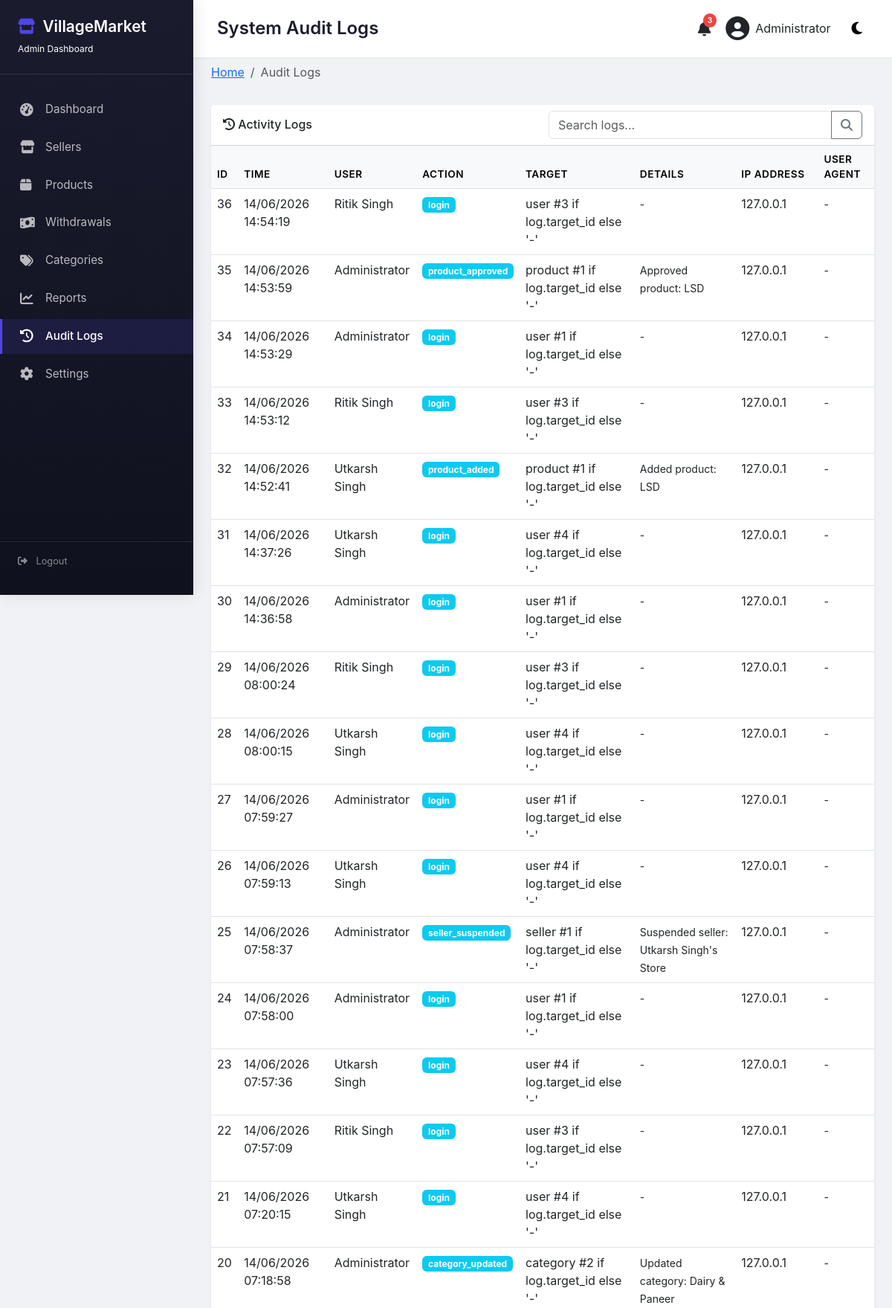
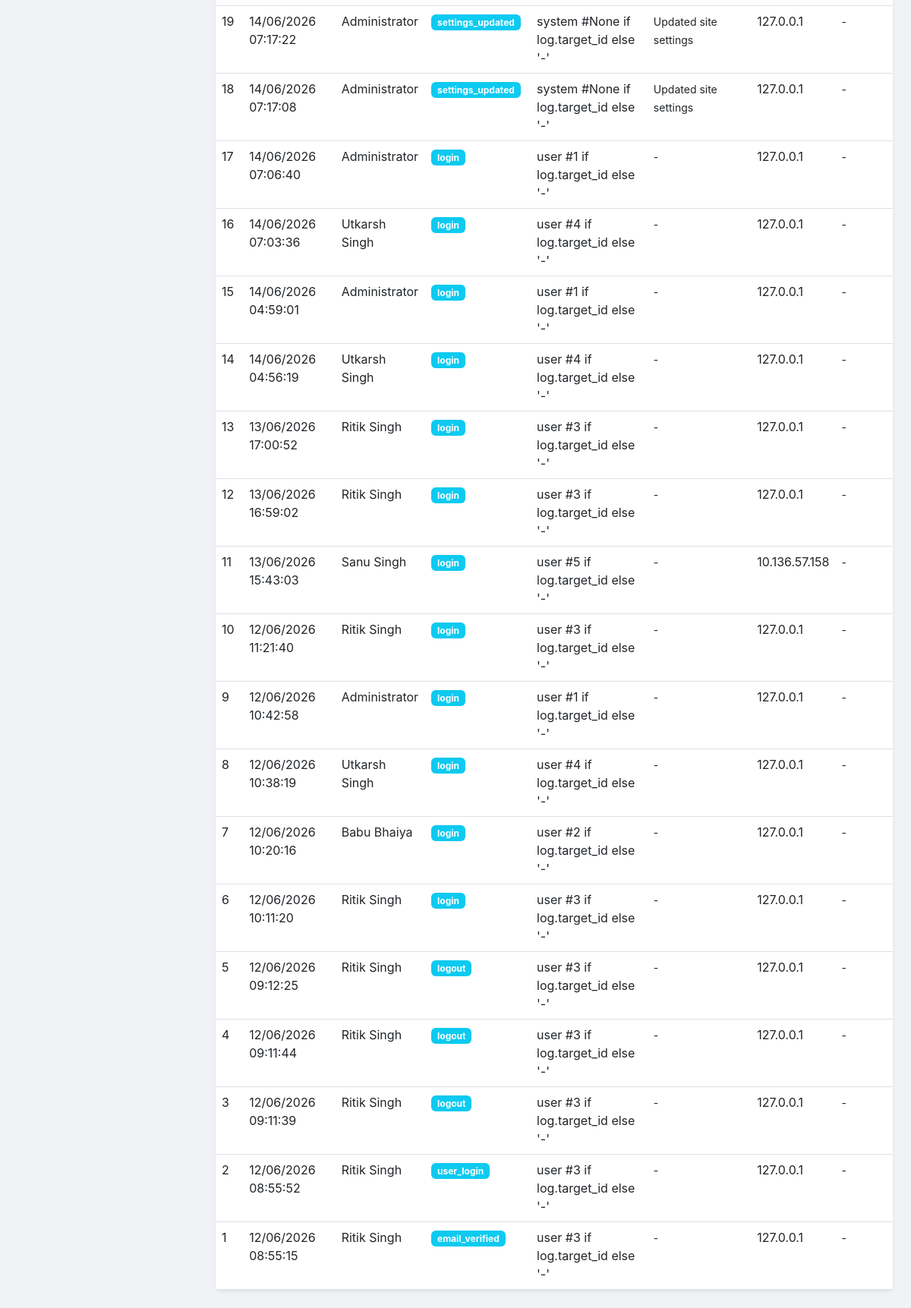
Screenshot of /admin/audit-logs (signed in) with the database file from the repository (2 pictures, top to bottom).
### models/user.py (models this page shows, shortened)
class User(UserMixin, db.Model):
    __tablename__ = 'users'
    id = db.Column(db.Integer, primary_key=True)
    name = db.Column(db.String(100), nullable=False)
    email = db.Column(db.String(120), unique=True, nullable=False)
    mobile = db.Column(db.String(20), unique=True, nullable=False)
    password_hash = db.Column(db.String(200), nullable=False)
    role = db.Column(db.String(20), nullable=False,
                     default='customer')  # admin, seller, customer
    is_active = db.Column(db.Boolean, default=False)  # email verified
    is_suspended = db.Column(db.Boolean, default=False)
    created_at = db.Column(db.DateTime, default=datetime.utcnow)
    updated_at = db.Column(
        db.DateTime, default=datetime.utcnow, onupdate=datetime.utcnow)
    customer_profile = db.relationship(
        'Customer', backref='user', uselist=False, cascade='all, delete-orphan')
    seller_profile = db.relationship(
        'Seller', backref='user', uselist=False, cascade='all, delete-orphan')
    notifications = db.relationship(
        'Notification', backref='user', lazy='dynamic')
    audit_logs = db.relationship('AuditLog', backref='user', lazy='dynamic')

### models/audit.py (models this page shows)
class AuditLog(db.Model):
    __tablename__ = 'audit_logs'
    id = db.Column(db.Integer, primary_key=True)
    user_id = db.Column(db.Integer, db.ForeignKey('users.id'))
    action = db.Column(db.String(100), nullable=False)
    target_type = db.Column(db.String(50))
    target_id = db.Column(db.Integer)
    details = db.Column(db.Text)
    ip_address = db.Column(db.String(45))
    user_agent = db.Column(db.String(200))
    created_at = db.Column(db.DateTime, default=datetime.utcnow)

### routes/admin.py (the view, shortened to what this page needs)
@admin_bp.route('/audit-logs')
@login_required
@admin_required
def audit_logs():
    page = request.args.get('page', 1, type=int)
    search = request.args.get('search', '')
    per_page = 50
    query = AuditLog.query
    logs = query.order_by(AuditLog.created_at.desc()).paginate(
        page=page, per_page=per_page)
    return render_template('admin/audit_logs.html', logs=logs, search=search)

### templates/admin/audit_logs.html (shortened to what this page needs)
{% extends "admin/base.html" %}
{% block page_title %}System Audit Logs{% endblock %}
{% block breadcrumb %}
<li class="breadcrumb-item active">Audit Logs</li>
{% endblock %}
{% block content %}
<div class="card border-0 shadow-sm">
    <div class="card-header bg-white">
        <div class="row g-3 align-items-center">
            <div class="col-md-6">
                <h6 class="mb-0"><i class="fas fa-history"></i> Activity Logs</h6>
            </div>
            <div class="col-md-6">
                <div class="input-group">
                    <input type="text" class="form-control" id="searchInput" placeholder="Search logs...">
                    <button class="btn btn-outline-secondary" type="button">
                        <i class="fas fa-search"></i>
                    </button>
                </div>
            </div>
        </div>
    </div>
    <div class="card-body p-0">
        <div class="table-responsive">
            <table class="table table-hover mb-0" id="auditTable">
                <thead class="table-light">
                    <tr>
                        <th>ID</th>
                        <th>Time</th>
                        <th>User</th>
                        <th>Action</th>
                        <th>Target</th>
                        <th>Details</th>
                        <th>IP Address</th>
                        <th>User Agent</th>
                    </tr>
                </thead>
                <tbody>
                    {% for log in logs.items %}
                    <tr>
                        <td>{{ log.id }}</td>
                        <td>{{ log.created_at.strftime('%d/%m/%Y %H:%M:%S') }}</td>
                        <td>{{ log.user.name if log.user else 'System' }}</td>
                        <td>
                            <span class="badge bg-info">{{ log.action }}</span>
                        </td>
                        <td>{{ log.target_type }} #{{ log.target_id }} if log.target_id else '-' </td>
                        <td><small>{{ log.details or '-' }}</small></td>
                        <td>{{ log.ip_address or '-' }}</td>
                        <td><small>{{ log.user_agent[:30] if log.user_agent else '-' }}</small></td>
                    </tr>
                    {% else %}
                    <tr><td colspan="8" class="text-center py-5">No audit logs found</td></tr>
                    {% endfor %}
                </tbody>
            </table>
        </div>
    </div>
</div>
{% endblock %}

### templates/admin/base.html (shortened to what this page needs)
<!DOCTYPE html>
<html lang="en" data-bs-theme="light">
<head>
    <link href="https://cdn.jsdelivr.net/npm/bootstrap@5.3.0/dist/css/bootstrap.min.css" rel="stylesheet">
    <link rel="stylesheet" href="https://cdnjs.cloudflare.com/ajax/libs/font-awesome/6.4.0/css/all.min.css">
</head>
<body>
    <div class="admin-wrapper">
        <div class="admin-sidebar" id="adminSidebar">
            <div class="sidebar-header">
                <h3><i class="fas fa-store"></i> VillageMarket</h3>
                <small class="d-block mt-2" style="font-size: 0.75rem;">Admin Dashboard</small>
            </div>
            <ul class="sidebar-nav">
                <li><a href="{{ url_for('admin.dashboard') }}" class="{% if request.endpoint == 'admin.dashboard' %}active{% endif %}">
                    <i class="fas fa-tachometer-alt"></i> Dashboard
                </a></li>
                <li><a href="{{ url_for('admin.sellers') }}" class="{% if request.endpoint == 'admin.sellers' %}active{% endif %}">
                    <i class="fas fa-store"></i> Sellers
                </a></li>
                <li><a href="{{ url_for('admin.admin_products') }}" class="{% if request.endpoint == 'admin.admin_products' %}active{% endif %}">
                    <i class="fas fa-box"></i> Products
                </a></li>
                <li><a href="{{ url_for('admin.withdrawals') }}" class="{% if request.endpoint == 'admin.withdrawals' %}active{% endif %}">
                    <i class="fas fa-money-bill-wave"></i> Withdrawals
                </a></li>
                <li><a href="{{ url_for('admin.categories') }}" class="{% if request.endpoint == 'admin.categories' %}active{% endif %}">
                    <i class="fas fa-tags"></i> Categories
                </a></li>
                <li><a href="{{ url_for('admin.reports') }}" class="{% if request.endpoint == 'admin.reports' %}active{% endif %}">
                    <i class="fas fa-chart-line"></i> Reports
                </a></li>
                <li><a href="{{ url_for('admin.audit_logs') }}" class="{% if request.endpoint == 'admin.audit_logs' %}active{% endif %}">
                    <i class="fas fa-history"></i> Audit Logs
                </a></li>
                <li><a href="{{ url_for('admin.settings') }}" class="{% if request.endpoint == 'admin.settings' %}active{% endif %}">
                    <i class="fas fa-cog"></i> Settings
                </a></li>
            </ul>
            <div class="sidebar-footer">
                <i class="fas fa-sign-out-alt"></i>
                <a href="{{ url_for('auth.logout') }}" class="text-white-50 text-decoration-none ms-2">Logout</a>
            </div>
        </div>
        <div class="admin-content">
            <div class="admin-topbar">
                <div class="d-flex align-items-center gap-3">
                    <h4 class="page-title mb-0">{% block page_title %}Dashboard{% endblock %}</h4>
                </div>
                <div class="admin-user">
                    <div class="notification-icon">
                        <i class="fas fa-bell fa-lg"></i>
                        <span class="notification-badge">3</span>
                    </div>
                    <div class="user-dropdown" data-bs-toggle="dropdown">
                        <i class="fas fa-user-circle fa-2x"></i>
                        <span class="d-none d-md-inline">{{ current_user.name }}</span>
                    </div>
                    <button class="dark-toggle" id="darkModeToggle">
                        <i class="fas fa-moon"></i>
                    </button>
                </div>
            </div>
            <div class="container-fluid px-4 py-2">
                <nav aria-label="breadcrumb">
                    <ol class="breadcrumb">
                        <li class="breadcrumb-item"><a href="{{ url_for('admin.dashboard') }}">Home</a></li>
                        {% block breadcrumb %}{% endblock %}
                    </ol>
                </nav>
            </div>
            <div class="container-fluid px-4 py-4">
                {% block content %}{% endblock %}
            </div>
        </div>
    </div>
</body>
</html>

### templates/admin/base.html (style rules this page uses)
* { margin: 0; padding: 0; box-sizing: border-box; }
body { font-family: 'Inter', -apple-system, 'Segoe UI', sans-serif; background: #f0f2f5; overflow-x: hidden; }
.admin-wrapper { display: flex; min-height: 100vh; }
.admin-sidebar { width: 260px; background: linear-gradient(180deg, #1a1c2e 0%, #0f111e 100%); color: white; position: fixed; height: 100vh; overflow-y: auto; transition: all 0.3s ease; z-index: 1000; box-shadow: 2px 0 20px rgba(0,0,0,0.1); }
.sidebar-header { padding: 1.5rem; border-bottom: 1px solid rgba(255,255,255,0.1); margin-bottom: 1.5rem; }
.sidebar-header h3 { font-size: 1.3rem; font-weight: 600; margin: 0; display: flex; align-items: center; gap: 10px; }
.sidebar-header h3 i { color: #4f46e5; }
.sidebar-nav { list-style: none; padding: 0; margin: 0; }
.sidebar-nav li { margin-bottom: 0.25rem; }
.sidebar-nav li a { display: flex; align-items: center; gap: 12px; padding: 12px 24px; color: rgba(255,255,255,0.7); text-decoration: none; transition: all 0.3s; font-size: 0.95rem; border-left: 3px solid transparent; }
.sidebar-nav li a i, .sidebar-nav li a .fas, .sidebar-nav li a .far { width: 22px; font-size: 1.1rem; }
.sidebar-nav li a.active { background: rgba(79, 70, 229, 0.15); color: white; border-left-color: #4f46e5; font-weight: 500; }
.sidebar-footer { position: absolute; bottom: 20px; left: 0; right: 0; padding: 1rem 1.5rem; border-top: 1px solid rgba(255,255,255,0.1); font-size: 0.8rem; color: rgba(255,255,255,0.5); }
.admin-content { flex: 1; margin-left: 260px; transition: all 0.3s ease; min-height: 100vh; }
.admin-topbar { background: white; padding: 1rem 2rem; display: flex; justify-content: space-between; align-items: center; box-shadow: 0 1px 3px rgba(0,0,0,0.05); position: sticky; top: 0; z-index: 99; }
.page-title { font-size: 1.5rem; font-weight: 600; margin: 0; color: #1a1c2e; }
.breadcrumb { background: transparent; padding: 0; margin: 0; }
.admin-user { display: flex; align-items: center; gap: 20px; }
.notification-icon { position: relative; cursor: pointer; }
.notification-badge { position: absolute; top: -8px; right: -8px; background: #ef4444; color: white; border-radius: 50%; padding: 2px 6px; font-size: 10px; font-weight: bold; }
.user-dropdown { cursor: pointer; display: flex; align-items: center; gap: 8px; }
.dark-toggle { background: none; border: none; font-size: 1.2rem; cursor: pointer; padding: 8px; border-radius: 8px; transition: all 0.3s; }
.table-responsive { overflow-x: auto; }
.table th { font-weight: 600; font-size: 0.85rem; text-transform: uppercase; letter-spacing: 0.5px; }

### rows the page displays
User: name "Administrator"
AuditLog: id "36", created_at "14/06/2026 14:54:19", user "Ritik Singh", action "login", target_type "user", target_id "3", details "-", ip_address "127.0.0.1", user_agent "-"
AuditLog: id "35", created_at "14/06/2026 14:53:59", user "Administrator", action "product_approved", target_type "product", target_id "1", details "Approved product: LSD", ip_address "127.0.0.1", user_agent "-"
AuditLog: id "34", created_at "14/06/2026 14:53:29", user "Administrator", action "login", target_type "user", target_id "1", details "-", ip_address "127.0.0.1", user_agent "-"
AuditLog: id "33", created_at "14/06/2026 14:53:12", user "Ritik Singh", action "login", target_type "user", target_id "3", details "-", ip_address "127.0.0.1", user_agent "-"
AuditLog: id "32", created_at "14/06/2026 14:52:41", user "Utkarsh Singh", action "product_added", target_type "product", target_id "1", details "Added product: LSD", ip_address "127.0.0.1", user_agent "-"
AuditLog: id "31", created_at "14/06/2026 14:37:26", user "Utkarsh Singh", action "login", target_type "user", target_id "4", details "-", ip_address "127.0.0.1", user_agent "-"
AuditLog: id "30", created_at "14/06/2026 14:36:58", user "Administrator", action "login", target_type "user", target_id "1", details "-", ip_address "127.0.0.1", user_agent "-"
AuditLog: id "29", created_at "14/06/2026 08:00:24", user "Ritik Singh", action "login", target_type "user", target_id "3", details "-", ip_address "127.0.0.1", user_agent "-"
AuditLog: id "28", created_at "14/06/2026 08:00:15", user "Utkarsh Singh", action "login", target_type "user", target_id "4", details "-", ip_address "127.0.0.1", user_agent "-"
AuditLog: id "27", created_at "14/06/2026 07:59:27", user "Administrator", action "login", target_type "user", target_id "1", details "-", ip_address "127.0.0.1", user_agent "-"
AuditLog: id "26", created_at "14/06/2026 07:59:13", user "Utkarsh Singh", action "login", target_type "user", target_id "4", details "-", ip_address "127.0.0.1", user_agent "-"
AuditLog: id "25", created_at "14/06/2026 07:58:37", user "Administrator", action "seller_suspended", target_type "seller", target_id "1", details "Suspended seller: Utkarsh Singh's Store", ip_address "127.0.0.1", user_agent "-"
AuditLog: id "24", created_at "14/06/2026 07:58:00", user "Administrator", action "login", target_type "user", target_id "1", details "-", ip_address "127.0.0.1", user_agent "-"
AuditLog: id "23", created_at "14/06/2026 07:57:36", user "Utkarsh Singh", action "login", target_type "user", target_id "4", details "-", ip_address "127.0.0.1", user_agent "-"
AuditLog: id "22", created_at "14/06/2026 07:57:09", user "Ritik Singh", action "login", target_type "user", target_id "3", details "-", ip_address "127.0.0.1", user_agent "-"
AuditLog: id "21", created_at "14/06/2026 07:20:15", user "Utkarsh Singh", action "login", target_type "user", target_id "4", details "-", ip_address "127.0.0.1", user_agent "-"
AuditLog: id "20", created_at "14/06/2026 07:18:58", user "Administrator", action "category_updated", target_type "category", target_id "2", details "Updated category: Dairy & Paneer", ip_address "127.0.0.1", user_agent "-"
AuditLog: id "19", created_at "14/06/2026 07:17:22", user "Administrator", action "settings_updated", target_type "system", target_id "None", details "Updated site settings", ip_address "127.0.0.1", user_agent "-"
AuditLog: id "18", created_at "14/06/2026 07:17:08", user "Administrator", action "settings_updated", target_type "system", target_id "None", details "Updated site settings", ip_address "127.0.0.1", user_agent "-"
AuditLog: id "17", created_at "14/06/2026 07:06:40", user "Administrator", action "login", target_type "user", target_id "1", details "-", ip_address "127.0.0.1", user_agent "-"
AuditLog: id "16", created_at "14/06/2026 07:03:36", user "Utkarsh Singh", action "login", target_type "user", target_id "4", details "-", ip_address "127.0.0.1", user_agent "-"
AuditLog: id "15", created_at "14/06/2026 04:59:01", user "Administrator", action "login", target_type "user", target_id "1", details "-", ip_address "127.0.0.1", user_agent "-"
AuditLog: id "14", created_at "14/06/2026 04:56:19", user "Utkarsh Singh", action "login", target_type "user", target_id "4", details "-", ip_address "127.0.0.1", user_agent "-"
AuditLog: id "13", created_at "13/06/2026 17:00:52", user "Ritik Singh", action "login", target_type "user", target_id "3", details "-", ip_address "127.0.0.1", user_agent "-"
AuditLog: id "12", created_at "13/06/2026 16:59:02", user "Ritik Singh", action "login", target_type "user", target_id "3", details "-", ip_address "127.0.0.1", user_agent "-"
AuditLog: id "11", created_at "13/06/2026 15:43:03", user "Sanu Singh", action "login", target_type "user", target_id "5", details "-", ip_address "10.136.57.158", user_agent "-"
AuditLog: id "10", created_at "12/06/2026 11:21:40", user "Ritik Singh", action "login", target_type "user", target_id "3", details "-", ip_address "127.0.0.1", user_agent "-"
AuditLog: id "9", created_at "12/06/2026 10:42:58", user "Administrator", action "login", target_type "user", target_id "1", details "-", ip_address "127.0.0.1", user_agent "-"
AuditLog: id "8", created_at "12/06/2026 10:38:19", user "Utkarsh Singh", action "login", target_type "user", target_id "4", details "-", ip_address "127.0.0.1", user_agent "-"
AuditLog: id "7", created_at "12/06/2026 10:20:16", user "Babu Bhaiya", action "login", target_type "user", target_id "2", details "-", ip_address "127.0.0.1", user_agent "-"
AuditLog: id "6", created_at "12/06/2026 10:11:20", user "Ritik Singh", action "login", target_type "user", target_id "3", details "-", ip_address "127.0.0.1", user_agent "-"
AuditLog: id "5", created_at "12/06/2026 09:12:25", user "Ritik Singh", action "logout", target_type "user", target_id "3", details "-", ip_address "127.0.0.1", user_agent "-"
AuditLog: id "4", created_at "12/06/2026 09:11:44", user "Ritik Singh", action "logout", target_type "user", target_id "3", details "-", ip_address "127.0.0.1", user_agent "-"
AuditLog: id "3", created_at "12/06/2026 09:11:39", user "Ritik Singh", action "logout", target_type "user", target_id "3", details "-", ip_address "127.0.0.1", user_agent "-"
AuditLog: id "2", created_at "12/06/2026 08:55:52", user "Ritik Singh", action "user_login", target_type "user", target_id "3", details "-", ip_address "127.0.0.1", user_agent "-"
AuditLog: id "1", created_at "12/06/2026 08:55:15", user "Ritik Singh", action "email_verified", target_type "user", target_id "3", details "-", ip_address "127.0.0.1", user_agent "-"
